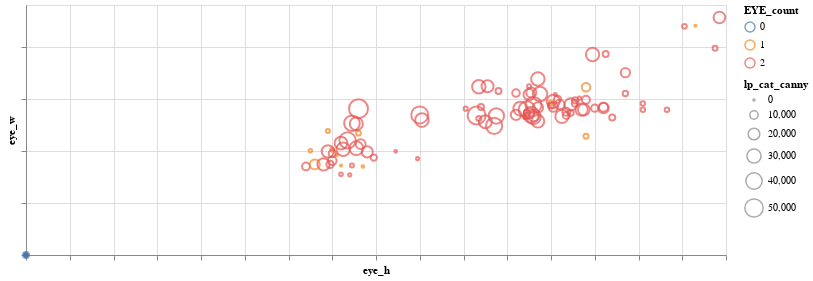

The cell this chart's notebook holds for it:
### Code cell
c = alt.Chart(result).mark_point().encode(
    x=alt.X('eye_h',axis=alt.Axis(labels=False)), y=alt.Y('eye_w',axis=alt.Axis(labels=False)), size='lp_cat_canny', color='EYE_count',
    tooltip=['frame_name',]).properties(width=700, height=250
)
c
